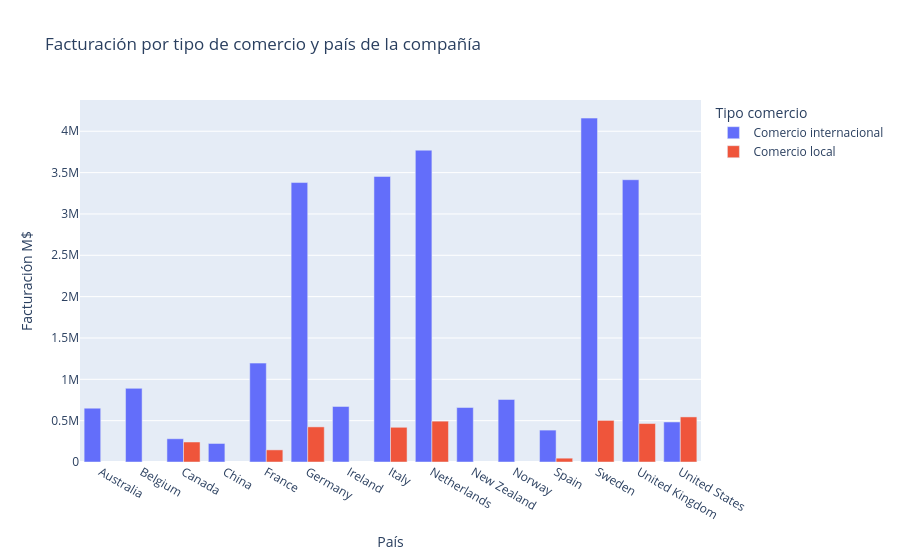

The code cell stored with this chart in its notebook:
### Code cell
fig = px.bar(
    data_frame=mercato_companies_melt,
    x='company_country',
    y='Pais',
    color='Tipo comercio', #agrega un color según el valor de Tipo
    barmode='group', # agrupa las columnas,
    title='Facturación por tipo de comercio y país de la compañía'
)
fig.update_xaxes(title='País')
fig.update_yaxes(title='Facturación M$')

### Figure 1 — Plotly figure (JSON) as saved in the notebook; plotly's stock layout.template omitted (floating-point values rounded to 4 significant figures)
{"data": [{"alignmentgroup": "True", "hovertemplate": "Tipo comercio=Comercio internacional<br>company_country=%{x}<br>Pais=%{y}<extra></extra>", "legendgroup": "Comercio internacional", "marker": {"color": "#636efa", "pattern": {"shape": ""}}, "name": "Comercio internacional", "offsetgroup": "Comercio internacional", "orientation": "v", "showlegend": true, "textposition": "auto", "type": "bar", "x": ["Australia", "Belgium", "Canada", "China", "France", "Germany", "Ireland", "Italy", "Netherlands", "New Zealand", "Norway", "Spain", "Sweden", "United Kingdom", "United States"], "xaxis": "x", "y": [651000.0, 890700.0, 281200.0, 224000.0, 1196000.0, 3380000.0, 672000.0, 3453000.0, 3771000.0, 658800.0, 756400.0, 385800.0, 4159000.0, 3414000.0, 483900.0], "yaxis": "y"}, {"alignmentgroup": "True", "hovertemplate": "Tipo comercio=Comercio local<br>company_country=%{x}<br>Pais=%{y}<extra></extra>", "legendgroup": "Comercio local", "marker": {"color": "#EF553B", "pattern": {"shape": ""}}, "name": "Comercio local", "offsetgroup": "Comercio local", "orientation": "v", "showlegend": true, "textposition": "auto", "type": "bar", "x": ["Australia", "Belgium", "Canada", "China", "France", "Germany", "Ireland", "Italy", "Netherlands", "New Zealand", "Norway", "Spain", "Sweden", "United Kingdom", "United States"], "xaxis": "x", "y": [NaN, NaN, 241800.0, NaN, 146600.0, 424700.0, NaN, 419700.0, 494100.0, NaN, NaN, 46210.0, 502900.0, 465100.0, 545300.0], "yaxis": "y"}], "layout": {"barmode": "group", "legend": {"title": {"text": "Tipo comercio"}, "tracegroupgap": 0}, "title": {"text": "Facturación por tipo de comercio y país de la compañía"}, "xaxis": {"anchor": "y", "domain": [0, 1], "title": {"text": "País"}}, "yaxis": {"anchor": "x", "domain": [0, 1], "title": {"text": "Facturación M$"}}}}
